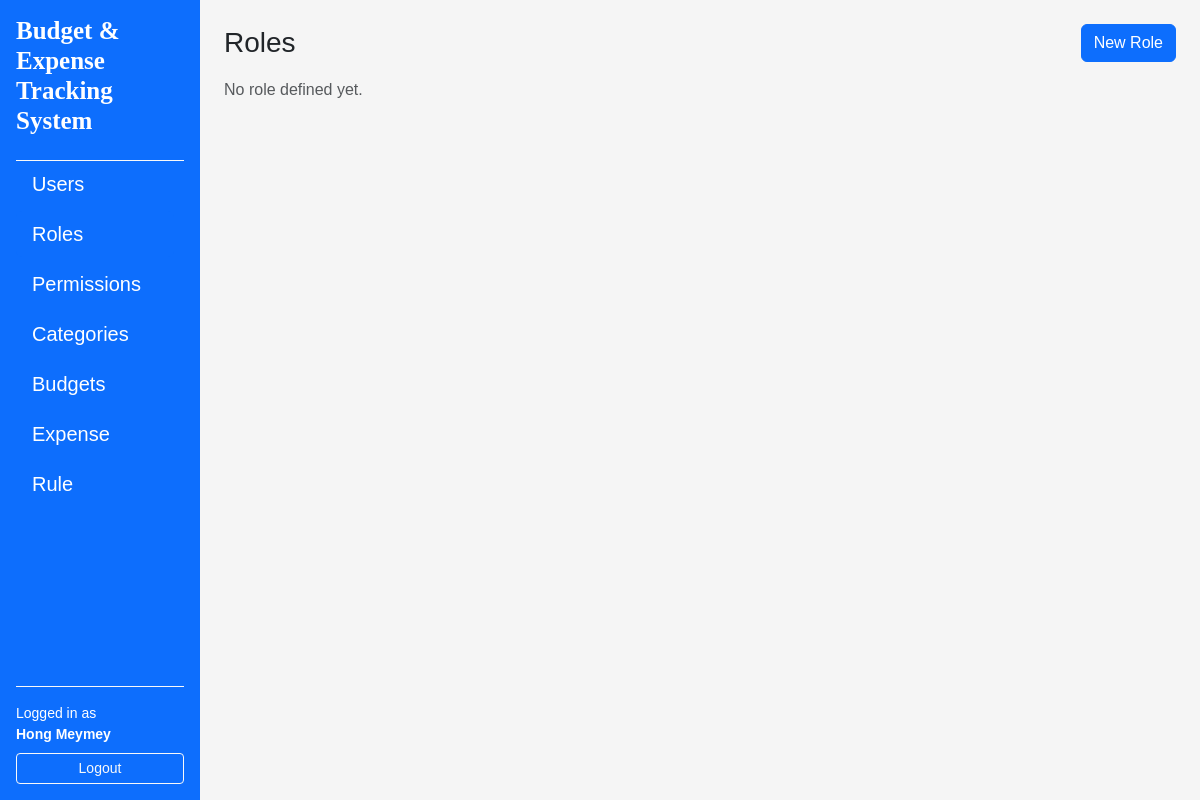
Page /roles/ (signed in) on the earlier database version.
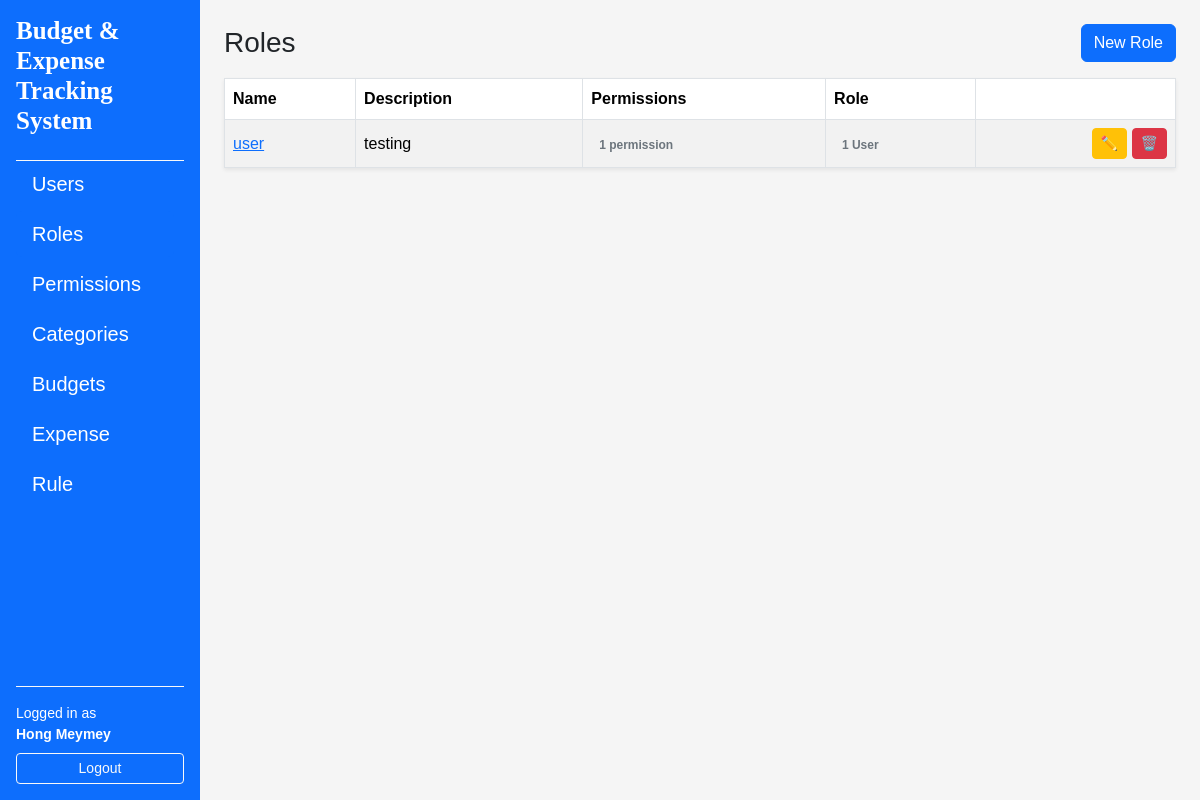
Same page on the later database version.
### app/models/role.py (models this page shows, shortened)
class Role (db.Model):
    __tablename__ = "roles"
    id = db.Column(db.Integer, primary_key=True)
    name = db.Column(db.String(80), unique=True, nullable=False)
    description = db.Column(db.String(255))
    created_at = db.Column(db.DateTime, default=datetime.utcnow, nullable=False)
    updated_at = db.Column(
        db.DateTime, default=datetime.utcnow, onupdate=datetime.utcnow, nullable=False
    )
    users = db.relationship("User", secondary=user_roles, back_populates="roles")
    permissions = db.relationship("Permission", secondary=role_permissions, back_populates="roles")

### app/routes/role_routes.py (the view)
@role_bp.route("/")
@login_required
def index():
    roles = RoleService.get_all()
    return render_template("roles/index.html", roles=roles)

### app/services/role_service.py (called while the page is built)
    @staticmethod
    def get_all() -> List[Role]:
        return Role.query.order_by(Role.name.asc()).all()

### app/templates/roles/index.html (shortened to what this page needs)
{% extends "layouts/base.html" %}
{% block content %}
<div class="d-flex justify-content-between align-items-center mb-3">
    <h1 class="h3 mb-0">Roles</h1>
    <a href="{{ url_for('roles.create') }}" class="btn btn-primary">New Role</a>
</div>
{% if roles %}
    <table class="table table-striped table-bordered align-middle shadow-sm">
        <thead>
            <tr>
                <th>Name</th>
                <th>Description</th>
                <th>Permissions</th>
                <th>Role</th>
                <th class="text-end"></th>
            </tr>
        </thead>
        <tbody>
            {% for role in roles %}
            <tr>
                <td>
                    <a href="{{ url_for('roles.detail', role_id=role.id) }}">
                        {{ role.name }}
                    </a>
                </td>
                <td>
                    {{ role.description or "_" }}
                </td>
                <td>
                    {% if role.permissions %}
                    <span class="badge text-secondary">
                        {{ role.permissions|length }} permission{{ role.permissions|length != 1 and 's' or '' }}
                    </span>
                    {% else %}
                        <span class="text-muted small"> No permission</span>
                    {% endif %}
                </td>
                <td>
                    {% if role.users %}
                    <span class="badge text-secondary">
                        {{ role.users|length }} User{{ role.users|length != 1 and 's' or '' }}
                    </span>
                    {% else %}
                        <span class="text-muted small"> No User</span>
                    {% endif %}
                </td>
                <td class="text-end">
                    <a
                        href="{{ url_for('roles.edit', role_id = role.id) }}"
                        class="btn btn-sm btn-warning"
                        title="Edit">
                    ✏️
                    </a>
                    <a
                        href="{{ url_for('roles.delete_confirm', role_id=role.id) }}"
                        class="btn btn-sm btn-danger"
                    >
                    🗑️
                    </a>
                </td>
            </tr>
            {% endfor %}
        </tbody>
    </table>
{% else %}
<p class="text-muted"> No role defined yet.</p>
{% endif %}
{% endblock %}

Differences in the rows shown:
added Role: name "user", description "testing", permissions|length "1", users|length "1"
Other differences:
text no longer shown: "No role defined yet."
text now shown: "Name Description Permissions Role"
